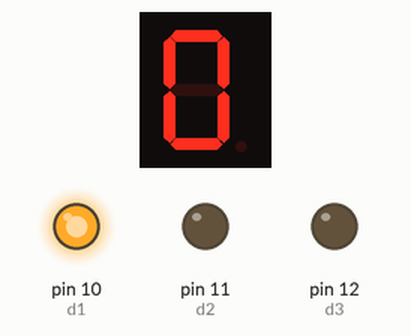
This sketch was run on a simulated Arduino Uno, built with avr-gcc and run on an emulated ATmega328P. On the bench: 1-digit seven-segment display, output pins drawn as LEDs (lit = HIGH). Wiring (inferred from the names in the program): 1-digit 7-segment display, segments lit when LOW: segments pin 2, pin 3, pin 4, pin 5, pin 6, pin 7, pin 8, pin 9. The segment pins are drawn as the display they are named for; pins used as bus, display or sensor lines are not drawn.

Above: at 0.1 s.
At 10.1 s:
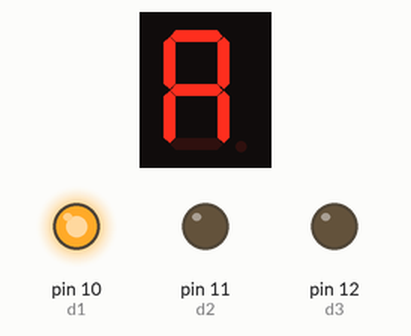
At 12.1 s:
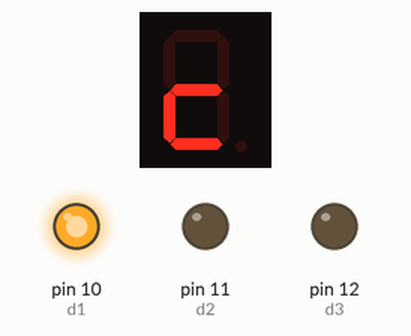
At 15.1 s:
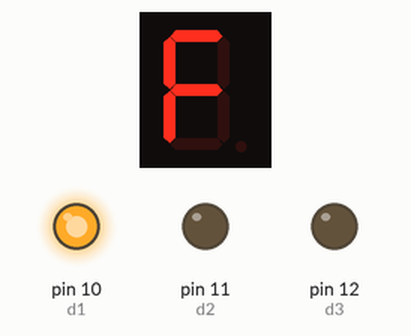
Timing chart, 0 to 16.6 s (numbered marks = the images above):
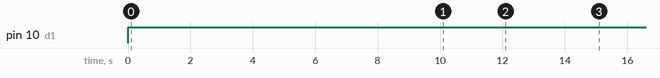

Measured:
- by itself, pin 10 (d1): LOW → HIGH at 0.00 s
- by itself, everything shown: repeats every 17.0 s, in 17 steps
- what the display in image 1 shows lasts 1.0 s, from 10.0 s to 11.0 s

The sketch:

advance1.pde
```cpp
    /*

    Specific performance 7 digital control method is as follows:

               A
              ____
             |    |
          F  |____|  B
             | G  |
          E  |____|  C
                    o DP
               D

          pin num layout:

		   g f   a b
          10 9 8 7 6
           ________
          |   __   |
          |  |__|  |
          |  |__|o |
          |________|

          1 2 3 4 5
          e d   c dp
          * How connect Microduino CoreSTM32 on it?
          * First look at these two pins 3 and 8, generally is + or -.
          * a   connect to Microduino's pin2
          * b   connect to Microduino's  pin3
          * c   connect to Microduino's pin4
          * d   connect to Microduino's pin5
          * e   connect to Microduino's pin6
          * f   connect to Microduino's pin7
          * g   connect to Microduino's pin8
          * dp  connect to Microduino's pin9
          * 3/8 Because we only use a digital control, so set the pin or 8-pin connect to Microduino's digital pin10

    */

int a=2;   int b=3;   int c=4;   int d=5;    //define needed pin
int e=6;   int f=7;   int g=8;   int dp=9;   //a,b,c,d,e,f,g,dp
int d1=10; int d2=11; int d3=12; int d4=13;  //digital control
void initSegDisplay()
{
  // set the digital pin as output
  pinMode(a,OUTPUT);  pinMode(b,OUTPUT);
  pinMode(c,OUTPUT);  pinMode(d,OUTPUT);
  pinMode(e,OUTPUT);  pinMode(f,OUTPUT);
  pinMode(g,OUTPUT);  pinMode(dp,OUTPUT);
  pinMode(d1,OUTPUT); pinMode(d2,OUTPUT);
  pinMode(d3,OUTPUT); pinMode(d4,OUTPUT);
}
// num：the value to display
// x:the segment number
void DisplayS(int num,int x)
{
  digitalWrite(d1,LOW); digitalWrite(d2,LOW);//清除每位
  digitalWrite(d3,LOW); digitalWrite(d4,LOW);
  if(x==1)
  {digitalWrite(d1,HIGH);} //The frist segment
  else if(x==2)
  {digitalWrite(d2,HIGH);} //The second segment
  if(x==3)
  {digitalWrite(d3,HIGH);} //The third segment
  else if(x==4)
  {digitalWrite(d4,HIGH);} //The four segment
  if(num==0)  //display number 0
  {
    digitalWrite(a,LOW); digitalWrite(b,LOW);
    digitalWrite(c,LOW); digitalWrite(d,LOW);
    digitalWrite(e,LOW); digitalWrite(f,LOW);
    digitalWrite(g,HIGH);digitalWrite(dp,HIGH);
  }
  else if(num==1) //display number 1
  {
    digitalWrite(a,HIGH); digitalWrite(b,LOW);
    digitalWrite(c,LOW); digitalWrite(d,HIGH);
    digitalWrite(e,HIGH); digitalWrite(f,HIGH);
    digitalWrite(g,HIGH);digitalWrite(dp,HIGH);
  }
  else if(num==2) //display number 2
  {
    digitalWrite(a,LOW); digitalWrite(b,LOW);
    digitalWrite(c,HIGH); digitalWrite(d,LOW);
    digitalWrite(e,LOW); digitalWrite(f,HIGH);
    digitalWrite(g,LOW);digitalWrite(dp,HIGH);
  }
  else if(num==3) //display number 3
  {
    digitalWrite(a,LOW); digitalWrite(b,LOW);
    digitalWrite(c,LOW); digitalWrite(d,LOW);
    digitalWrite(e,HIGH); digitalWrite(f,HIGH);
    digitalWrite(g,LOW);digitalWrite(dp,HIGH);
  }
  else if(num==4) //display number 4
  {
    digitalWrite(a,HIGH); digitalWrite(b,LOW);
    digitalWrite(c,LOW); digitalWrite(d,HIGH);
    digitalWrite(e,HIGH); digitalWrite(f,LOW);
    digitalWrite(g,LOW);digitalWrite(dp,HIGH);
  }
  else if(num==5) //display number 5
  {
    digitalWrite(a,LOW); digitalWrite(b,HIGH);
    digitalWrite(c,LOW); digitalWrite(d,LOW);
    digitalWrite(e,HIGH); digitalWrite(f,LOW);
    digitalWrite(g,LOW);digitalWrite(dp,HIGH);
  }
  else if(num==6) //display number 6
  {
    digitalWrite(a,LOW); digitalWrite(b,HIGH);
    digitalWrite(c,LOW); digitalWrite(d,LOW);
    digitalWrite(e,LOW); digitalWrite(f,LOW);
    digitalWrite(g,LOW);digitalWrite(dp,HIGH);
  }
  else if(num==7) //display number 7
  {
    digitalWrite(a,LOW); digitalWrite(b,LOW);
    digitalWrite(c,LOW); digitalWrite(d,HIGH);
    digitalWrite(e,HIGH); digitalWrite(f,HIGH);
    digitalWrite(g,HIGH);digitalWrite(dp,HIGH);
  }
  else if(num==8) //display number 8
  {
    digitalWrite(a,LOW); digitalWrite(b,LOW);
    digitalWrite(c,LOW); digitalWrite(d,LOW);
    digitalWrite(e,LOW); digitalWrite(f,LOW);
    digitalWrite(g,LOW);digitalWrite(dp,HIGH);
  }
  else if(num==9) //display number 9
  {
    digitalWrite(a,LOW); digitalWrite(b,LOW);
    digitalWrite(c,LOW); digitalWrite(d,LOW);
    digitalWrite(e,HIGH); digitalWrite(f,LOW);
    digitalWrite(g,LOW);digitalWrite(dp,HIGH);
  }
   else if(num==10)//display character A
  {
    digitalWrite(a,LOW); digitalWrite(b,LOW);
    digitalWrite(c,LOW); digitalWrite(d,HIGH);
    digitalWrite(e,LOW); digitalWrite(f,LOW);
    digitalWrite(g,LOW);digitalWrite(dp,HIGH);
  }
   else if(num==11)//display character b
  {
    digitalWrite(a,HIGH); digitalWrite(b,HIGH);
    digitalWrite(c,LOW); digitalWrite(d,LOW);
    digitalWrite(e,LOW); digitalWrite(f,LOW);
    digitalWrite(g,LOW);digitalWrite(dp,HIGH);
  }
   else if(num==12)//display character c
  {
    digitalWrite(a,HIGH); digitalWrite(b,HIGH);
    digitalWrite(c,HIGH); digitalWrite(d,LOW);
    digitalWrite(e,LOW); digitalWrite(f,HIGH);
    digitalWrite(g,LOW);digitalWrite(dp,HIGH);
  }
  else if(num==13)//display character d
  {
    digitalWrite(a,HIGH); digitalWrite(b,LOW);
    digitalWrite(c,LOW); digitalWrite(d,LOW);
    digitalWrite(e,LOW); digitalWrite(f,HIGH);
    digitalWrite(g,LOW);digitalWrite(dp,HIGH);
  }
  else if(num==14)//display character E
  {
    digitalWrite(a,LOW); digitalWrite(b,HIGH);
    digitalWrite(c,HIGH); digitalWrite(d,LOW);
    digitalWrite(e,LOW); digitalWrite(f,LOW);
    digitalWrite(g,LOW);digitalWrite(dp,HIGH);
  }
  else if(num==15)//display character F
  {
    digitalWrite(a,LOW); digitalWrite(b,HIGH);
    digitalWrite(c,HIGH); digitalWrite(d,HIGH);
    digitalWrite(e,LOW); digitalWrite(f,LOW);
    digitalWrite(g,LOW);digitalWrite(dp,HIGH);
  }
  else //display decimal point
  {
    digitalWrite(a,HIGH); digitalWrite(b,HIGH);
    digitalWrite(c,HIGH); digitalWrite(d,HIGH);
    digitalWrite(e,HIGH); digitalWrite(f,HIGH);
    digitalWrite(g,HIGH);digitalWrite(dp,LOW);
  }
}
void setup()
{
    initSegDisplay(); // set the digital pin mode：OUTPUT
}
void loop()
{
 //display 0-9,A,b,c,d,E,F and decimal point
 for(int i=0;i<17;i++)
  {
    DisplayS(i,1);
    delay(1000);
  }
}
```
